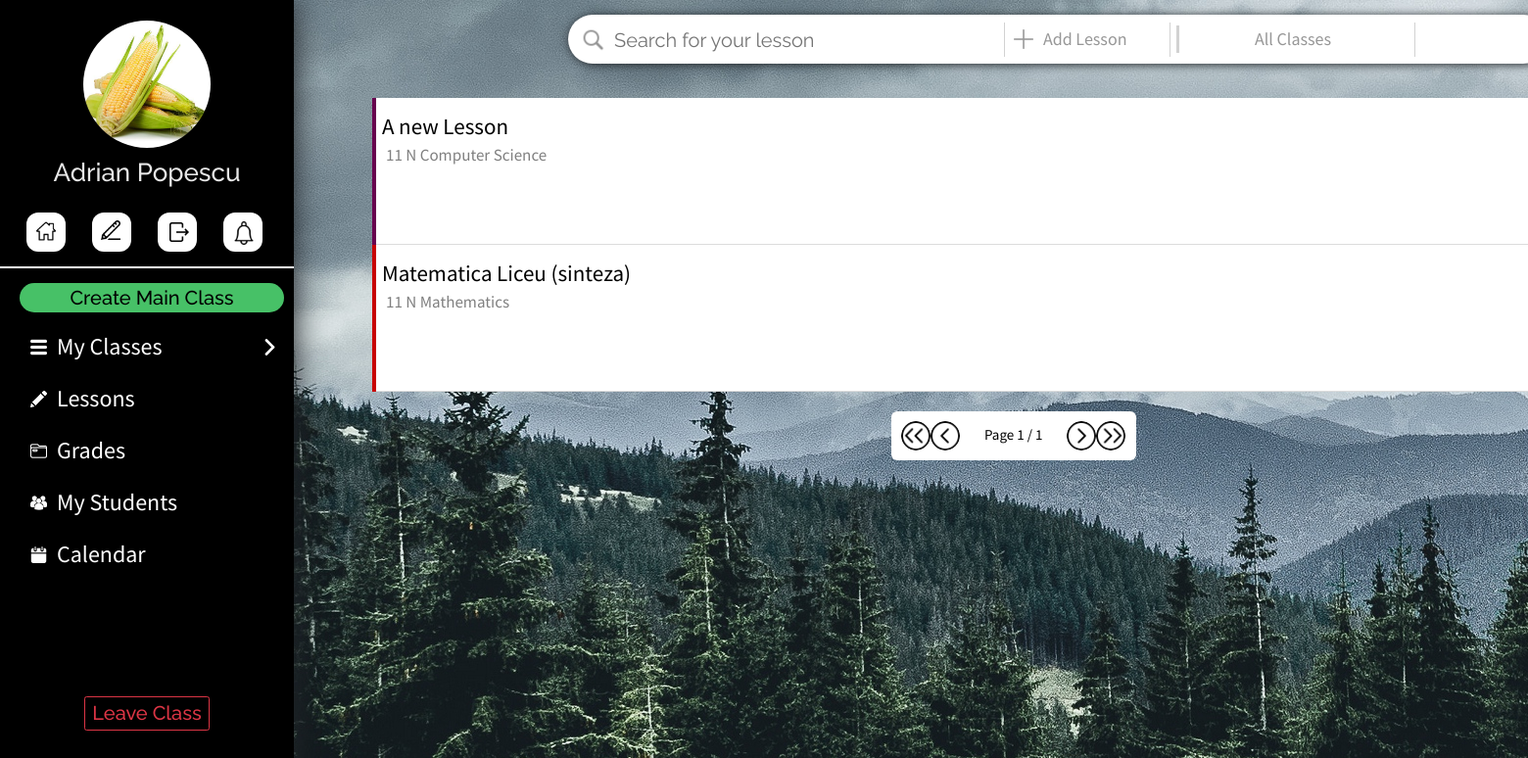
Page /welcome/teacher/lessons/0/ (signed in) on the committed database.
### account/models.py (models this page shows, shortened)
class Userprofile(models.Model):
    TYPE_CHOICES = (
        ('student', 'Student'),
        ('teacher', 'Teacher')
    )
    user = models.OneToOneField(User, on_delete=models.CASCADE)
    user_type = models.CharField(max_length=30, choices=TYPE_CHOICES)
    profile_picture = models.ImageField(upload_to=profile_image_path, blank=True, null=True)
    main_class = models.ForeignKey(MainClass, on_delete=models.SET_NULL, null=True, blank=True)
    id_number = models.IntegerField(blank=True, null=True)
    teaching_subject = models.CharField(max_length=100, blank=False, null=True)
    teaching_certificate = models.FileField(upload_to=certificate_file_path, blank=True, null=True)

class Lesson(models.Model):
    title = models.TextField(max_length=100)
    sub_class = models.ForeignKey(SubClass, on_delete=models.CASCADE, null=False)
    text = models.TextField(max_length=1000)
    date_added = models.DateField(auto_now_add=True)
    def pdf_upload_path(self, filename):
        return "lessons/" + self.sub_class.main_class.name + "/" + self.sub_class.name + "/" + filename
    pdf = models.FileField(upload_to=pdf_upload_path, null=True, blank=True)

class SubClass(models.Model):
    name = models.CharField(max_length=20,blank=False,  null=False)
    subject = models.CharField(max_length=40, blank=True, null=True)
    teacher = models.ForeignKey(Userprofile, on_delete=models.SET_NULL, null=True)
    main_class = models.ForeignKey(MainClass, on_delete=models.CASCADE, null=False)
    color_code = models.CharField(max_length=6, default="C70000")
    def __str__(self):
        return self.main_class.name + " " + self.name

class MainClass(models.Model):
    name = models.CharField(max_length=8)
    semester = models.IntegerField(default=1)

### account/views.py (the view)
# urls.py: url(r'^teacher/lessons/(?P<subclass_id>[0-9]+)/$', views.teacher_lessons, name='teacher_lessons'),
@login_required
def teacher_lessons(request, subclass_id):
    rd = handle_redirect('teacher', request.user.userprofile.user_type)
    if rd:
        return redirect('account:' + rd)
    try:
        sub_class = SubClass.objects.get(id=subclass_id)
    except:
        sub_class = None
    template_name = "account/basic_teacher/teacher_lessons.html"
    search_input = request.GET.get('search')
    teacher = request.user.userprofile
    if subclass_id == '0':
        lesson_list = Lesson.objects.filter(sub_class__teacher=teacher).order_by('-date_added')
    else:
        if SubClass.objects.filter(id=subclass_id):
            lesson_list = Lesson.objects.filter(sub_class=SubClass.objects.get(id=subclass_id), sub_class__teacher=teacher).order_by('-date_added')
        else:
            return redirect('account:teacher_home')
    if search_input:
        lesson_list = lesson_list.filter(Q(title__icontains=search_input) | Q(date_added__icontains=search_input) | Q(sub_class__main_class__name__icontains=search_input))
        return render(request, template_name, context={'lessons': lesson_list, 'subclass_id': subclass_id, 'sub_class': sub_class})
    paginator = Paginator(lesson_list, 25)
    page = request.GET.get('page')
    lessons = paginator.get_page(page)
    return render(request, template_name, context={'lessons': lessons, 'subclass_id': subclass_id, 'sub_class': sub_class})

### account/templates/account/basic_teacher/teacher_lessons.html (shortened to what this page needs)
{% extends 'account/teacher_base.html' %}
{% block body %}
<div style="margin-left:33rem;">
    <div class="top-bar">
        <form method='GET' action="{% url 'account:teacher_lessons' subclass_id %}">
            <img src="/media/extra/search.png" style="height:3rem; width:3rem;margin-top:1rem;margin-left:1rem;float:left;">
            <input class="search" name='search' value="{{request.GET.search}}" placeholder="Search for your lesson">
        </form>
        <a href="{% url 'account:add_lesson' subclass_id %}">
        <div class="add-lesson-button">
        <img src="/media/extra/plus_grey.png" style="width:2rem; height:2rem; float:left; margin-top: 1.5rem; margin-left:1rem;" /><h1 style="color:#979797; font-size:18px; float:left;margin-top:1.4rem;margin-left:1rem;font-family: 'Source Sans Pro', sans-serif;">Add Lesson</h1>
        </div>
        </a>
        <div class="dropdown">
            <button onclick="myFunction()" class="dropbtn" >
                <div style="height:60%; width:0.3rem; background-color:#D2D2D2; background-color:#{{sub_class.color_code}};float:left;margin-right:-1rem;"></div>
                {% if sub_class.name %} {{sub_class}} {% else %} All Classes {% endif %}
            </button>
        </div>
    </div>
    <br>
    <br>
    <br>
    <br>
    <div class="lesson-container">
    <br>
    {% for lesson in lessons %}
        <a href="#" style="color:black;text-decoration:none;">
        <div class="list-card" style="border-bottom: 0.1rem solid #DCDCDC;">
            <div style="background-color:#{{lesson.sub_class.color_code}}; width:0.4rem; height:15rem;float:left;"></div>
            <h1 class="lesson-title">{{lesson.title}}</h1>
            <h1 class="lesson-subtitle">{{lesson.sub_class}}</h1>
        </div>
        <div style="height:0.1rem; width:140rem;float:left;margin-bottom:-0.1rem;"></div>
        </a>
    {% endfor %}
    </div>
    <center>
    <div class="pagination" style="background-color:white;width:25rem;height:5rem;border-radius: 0.6rem 0.6rem 0.6rem 0.6rem;margin-left:58rem;">
        <span class="step-links" >
            {% if lessons.has_previous %}
                <a href="?page=1" style="float:left">
                    <div style="border-radius: 20%;float:left;margin-top:1rem;margin-left:1rem;" title="First">
                        <img class='pagination-button' src="/media/extra/double-previous.png" style="width: 3rem; height:3rem;" />
                    </div>
                </a>
                <a href="?page={{ lessons.previous_page_number }}" style="float:left">
                    <div style="border-radius: 20%;float:left;margin-top:1rem;" title="Previous">
                        <img class='pagination-button' src="/media/extra/previous.png" style="width: 3rem; height:3rem;" />
                    </div>
                </a>
            {% else %}
                <a href="#" style="float:left">
                    <div style="border-radius: 20%;float:left;margin-top:1rem;margin-left:1rem;" title="First">
                        <img class='pagination-button-red' src="/media/extra/double-previous.png" style="width: 3rem; height:3rem;" />
                    </div>
                </a>
                <a href="#" style="float:left">
                    <div style="border-radius: 20%;float:left;margin-top:1rem;" title="Previous">
                        <img class='pagination-button-red' src="/media/extra/previous.png" style="width: 3rem; height:3rem;" />
                    </div>
                </a>
            {% endif %}
            <span style="float:left;color:black;margin-left:2.5rem; margin-right:2.5rem;font-family: 'Source Sans Pro', sans-serif;font-size:15px;margin-top:1.3rem;">
                Page {{ lessons.number }} / {{ lessons.paginator.num_pages }}
            </span>
            {% if lessons.has_next %}
                <a href="?page={{ lessons.next_page_number }}" style="float:left">
                    <div  style="border-radius: 20%;float:left;margin-top:1rem;" title="Next">
                        <img class='pagination-button' src="/media/extra/next.png" style="width: 3rem; height:3rem;" />
                    </div>
                </a>
                <a href="?page={{ lessons.paginator.num_pages }}" style="float:left">
                    <div style="border-radius: 20%;float:left;margin-top:1rem;" title="Last">
                        <img class='pagination-button' src="/media/extra/double-next.png" style="width: 3rem; height:3rem;" />
                    </div>
                </a>
            {% else %}
                <a href="#" style="float:left">
                    <div  style="border-radius: 20%;float:left;margin-top:1rem;" title="Next">
                        <img class='pagination-button-red' src="/media/extra/next.png" style="width: 3rem; height:3rem;" />
                    </div>
                </a>
                <a href="#" style="float:left">
                    <div style="border-radius: 20%;float:left;margin-top:1rem;" title="Last">
                        <img class='pagination-button-red' src="/media/extra/double-next.png" style="width: 3rem; height:3rem;" />
                    </div>
                </a>
            {% endif %}
        </span>
    </div>
    </center>
</div>
{% endblock %}

### account/templates/account/teacher_base.html (shortened to what this page needs)
<!DOCTYPE html>
<html>
<head>
	{% load static %}
		<link rel="stylesheet" href="https://maxcdn.bootstrapcdn.com/bootstrap/3.3.6/css/bootstrap.min.css" />
        <link rel="stylesheet" href="https://stackpath.bootstrapcdn.com/bootstrap/4.1.3/css/bootstrap.min.css">
		<link rel="stylesheet" type="text/css" href="{% static 'account/style.css' %}" />
<head>
<body>
    <div class="sidenav" id="sidenav">
    <center>
        {% if user.userprofile.profile_picture %}
            <img src="{{user.userprofile.profile_picture.url}}" style="width: 13rem; height:13rem; border-radius: 50%; margin-top:7%;" />
        {% else %}
            <img src="/media/extra/Steach_logo.png" style="width: 100%; float:left; margin-left:-2%;" />
            {% endif %}
            <h1 class='welcome-text' style="margin-top: 1rem; font-size:260%">{{user.first_name}} {{user.last_name}}</h1>
            <a href="{% url 'account:student_home' %}">
                <div class='home-sidebar-button' title="Home">
                    <img src="/media/extra/home.png" style="width: 2rem; height:2rem; margin-top:22%; margin-left:2%;" />
                </div>
            </a>
            <a href="{% url 'account:edit_teacher_profile'%}">
            <div class='home-sidebar-button' title="Edit Profile">
                <img src="/media/extra/pencil_black.png" style="width: 2rem; height:2rem; margin-top:20%; margin-left:-5%;" />
            </div>
            </a>
            <a href="{% url 'account:logout'%}">
            <div class='home-sidebar-button' title="Logout">
                <img src="/media/extra/exit.png" style="width: 2rem; height:2rem; margin-top:25%; margin-left: 10%;" />
            </div>
            </a>
            <a href="{% url 'account:teacher_notifications' %}">
                <div class='home-sidebar-button' style="" title="Notfications">
                    <img src="/media/extra/notification.png" style="width: 2.4rem; height:2.4rem; margin-top:22%;float:left; margin-left:0.9rem;;" />
                </div>
            </a>
            </center>
            <br>
            <div style="width:100%; height:0.2rem; background-color:white; float:left; margin-top:1.5rem;"></div>
            {% if not user.userprofile.main_class %}
                <a href="{% url 'account:add_mainclass' %}"><div class="join-class-button" style="width:27rem; height:3rem;margin-top:1.5rem;"><h1 class="welcome-text" style="color: black; margin-top: 0.3rem;font-size:20px">Create Main Class</h1></div></a>
            {% else %}
                <center>
                <a href="{% url 'account:mainclass_home'%}">
                <button class="btn btn-outline-info" style='margin-top:2rem;width:28rem; height:4rem; font-family: "Source Sans Pro", sans-serif; font-size:22px;'>{{ user.userprofile.main_class.name }}</button>
                </a>
                </center>
            {% endif %}
            {% if user.userprofile.subclass_set.all %}
            <button class="mainclass-button" style="margin-top:1rem;" id="mainclass-home" onclick="show_hide()">
                <img src="/media/extra/menu.png" style="width:17px; height:17px;float:left; margin-left:2rem;margin-top:1.1rem;"/>
                <h1 class="sidenav-element" id="sidenav-mainclass">My Classes</h1>
                <img class="arrow-right" src="/media/extra/right-arrow.png" style="width:17px; height:17px;float:right;margin-top:1.1rem;"/>
            </button>
            <br><br><br><br><br><br><br>
            <a href="{% url 'account:teacher_lessons' 0 %}">
                <button class="mainclass-button" style="border-radius: 5px 5px 5px 5px;">
                    <img src="/media/extra/test2.png" style="width:17px; height:17px;float:left; margin-left:2rem;margin-top:1.1rem;"/>
                    <h1 class="sidenav-element" id="sidenav-mainclass">Lessons</h1>
                </button>
            </a>
            <a href="{% url 'account:student_grades' 0 %}">
                <button class="mainclass-button" style="border-radius: 5px 5px 5px 5px;">
                    <img src="/media/extra/folder.png" style="width:17px; height:17px;float:left; margin-left:2rem;margin-top:1.1rem;"/>
                    <h1 class="sidenav-element" id="sidenav-mainclass">Grades</h1>
                </button>
            </a>
            <button class="mainclass-button" style="border-radius: 5px 5px 5px 5px;">
                <img src="/media/extra/teachers.png" style="width:17px; height:17px;float:left; margin-left:2rem;margin-top:1.1rem;"/>
                <h1 class="sidenav-element" id="sidenav-mainclass">My Students</h1>
            </button>
            <a href="{% url 'account:student_calendar' 0 0 %}">
            <button class="mainclass-button" style="border-radius: 5px 5px 5px 5px;">
                <img src="/media/extra/calendar.png" style="width:17px; height:17px;float:left; margin-left:2rem;margin-top:1.1rem;"/>
                <h1 class="sidenav-element" id="sidenav-mainclass">Calendar</h1>
            </button>
            </a>
            <center><button class="btn btn-outline-danger" style="height:3.5rem;margin-top:12rem;"><h1 style="font-size:20px;font-family: 'Raleway', sans-serif;">Leave Class</h1></buttton></center>
        {% endif %}
    </div>
    <div class="main-div" id="main">
    {% block body %}
    {% endblock %}
    </div>
</body>
</html>

### rows in the picture
Lesson: title "A new Lesson", sub_class "11 N Computer Science"
Lesson: title "Matematica Liceu (sinteza)", sub_class "11 N Mathematics"

### other values in the picture
{{ user.first_name }} "Adrian"
{{ user.last_name }} "Popescu"
{{ lessons.number }} "1"
{{ lessons.paginator.num_pages }} "1"
